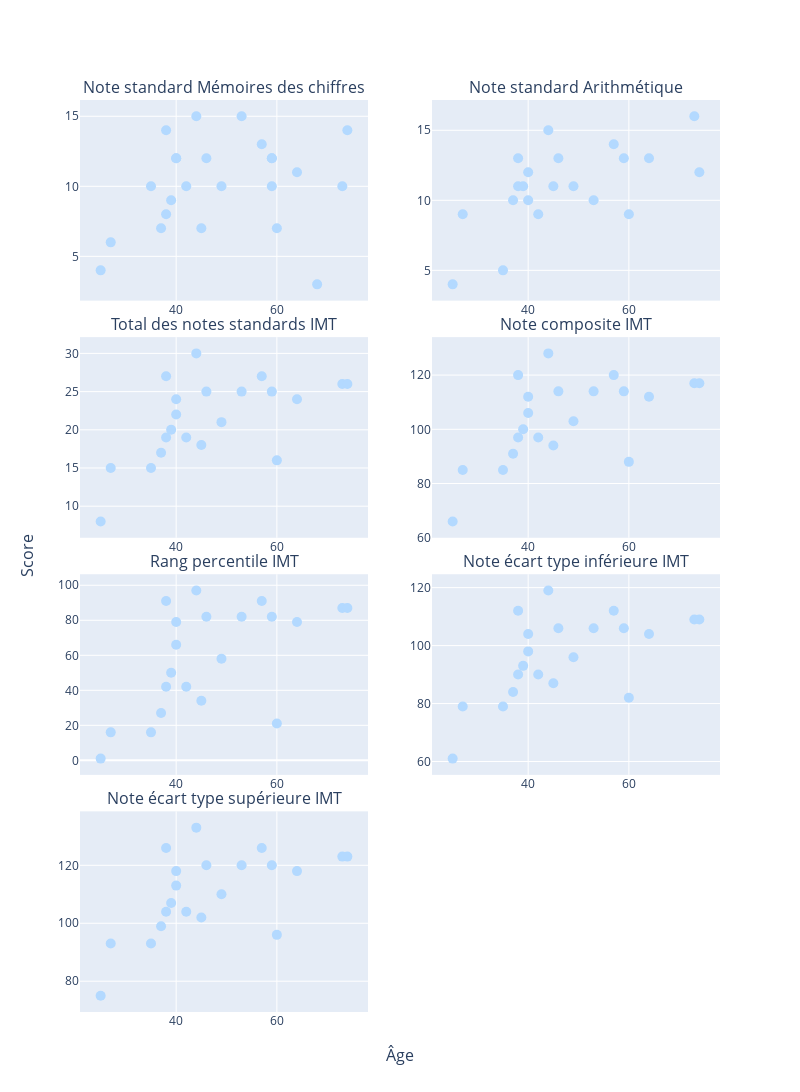

Write notebook code for a chart like this one.
### Code cell
fig_wais_sub.add_trace(go.Scatter(x= df_wais_sub['age'], y=df_wais_sub[subplot_titles[4]], mode="markers+text",
            marker={'size': 10, "color": df_wais_sub['Type_color'] },
            hovertext= df_wais_sub['ID_SECONDAIRE'] +", "+ df_wais_sub['Type']),
            row=1, col=1)

fig_wais_sub.add_trace(go.Scatter(x= df_wais_sub['age'], y=df_wais_sub[subplot_titles[5]], mode="markers+text",
            marker={'size': 10, "color": df_wais_sub['Type_color'] },
            hovertext= df_wais_sub['ID_SECONDAIRE'] +", "+ df_wais_sub['Type']),
              row=1, col=2)

fig_wais_sub.add_trace(go.Scatter(x= df_wais_sub['age'], y=df_wais_sub[subplot_titles[6]], mode="markers+text",
            marker={'size': 10, "color": df_wais_sub['Type_color'] },
            hovertext= df_wais_sub['ID_SECONDAIRE'] +", "+ df_wais_sub['Type']),
              row=2, col=1)

fig_wais_sub.add_trace(go.Scatter(x= df_wais_sub['age'], y=df_wais_sub[subplot_titles[7]], mode="markers+text",
            marker={'size': 10, "color": df_wais_sub['Type_color'] },
            hovertext= df_wais_sub['ID_SECONDAIRE'] +", "+ df_wais_sub['Type']),
            row=2, col=2)

fig_wais_sub.add_trace(go.Scatter(x= df_wais_sub['age'], y=df_wais_sub[subplot_titles[8]], mode="markers+text",
            marker={'size': 10, "color": df_wais_sub['Type_color'] },
            hovertext= df_wais_sub['ID_SECONDAIRE'] +", "+ df_wais_sub['Type']),
            row=3, col=1)
                                                             
fig_wais_sub.add_trace(go.Scatter(x= df_wais_sub['age'], y=df_wais_sub[subplot_titles[9]], mode="markers+text",
            marker={'size': 10, "color": df_wais_sub['Type_color'] },
            hovertext= df_wais_sub['ID_SECONDAIRE'] +", "+ df_wais_sub['Type']),
            row=3, col=2)
    
fig_wais_sub.add_trace(go.Scatter(x= df_wais_sub['age'], y=df_wais_sub[subplot_titles[10]], mode="markers+text",
            marker={'size': 10, "color": df_wais_sub['Type_color'] },
            hovertext= df_wais_sub['ID_SECONDAIRE'] +", "+ df_wais_sub['Type']),
            row=4, col=1)
    
fig_wais_sub.update_layout(height=1500, width=800,
                   showlegend=False
            )

### Figure 1 — Plotly figure (JSON) as saved in the notebook; plotly's stock layout.template omitted (floating-point values rounded to 4 significant figures)
{"data": [{"hovertext": ["EA 6F FF DE 42, Type 2", "90 01 09 71 F0, Type 2", "31 19 64 3D 10, Type 2", "D7 FC 44 05 CA, Type 2", "64 0B 1B 0A 45, Type 2", "8A 77 B8 09 AD, Type 2", "02 88 A7 94 50, Type 2", "51 B7 6E C2 FD, Type 2", "A4 03 5A F0 57, Type 2", "90 A6 58 8A AD, Type 2", "F5 E4 FD A4 9F, Type 2", "76 8F 56 DE 15, Type 2", "3D F6 5A B4 9D, Type 2", "A6 FD C4 C0 69, Type 2", "4F 9C 21 D3 31, Type 2", "94 EB 19 B7 18, Type 2", "0F 30 93 5E 0E, Type 2", "A2 C1 35 C2 8C, Type 2", "19 01 73 04 E2, Type 2", "CA A2 77 FC 22, Type 2", "96 DD DC FE E3, Type 2", "21 36 06 E2 38, Type 2", "B7 CA E8 BC 99, Type 2", "EF 4A CF 20 AF, Type 2"], "marker": {"color": ["#B3D9FF", "#B3D9FF", "#B3D9FF", "#B3D9FF", "#B3D9FF", "#B3D9FF", "#B3D9FF", "#B3D9FF", "#B3D9FF", "#B3D9FF", "#B3D9FF", "#B3D9FF", "#B3D9FF", "#B3D9FF", "#B3D9FF", "#B3D9FF", "#B3D9FF", "#B3D9FF", "#B3D9FF", "#B3D9FF", "#B3D9FF", "#B3D9FF", "#B3D9FF", "#B3D9FF"], "size": 10}, "mode": "markers+text", "type": "scatter", "x": [25, 27, 35, 37, 38, 38, 39, 40, 40, 42, 44, 45, 46, 49, 53, 57, 59, 59, 59, 60, 64, 68, 73, 74], "xaxis": "x", "y": [4, 6, 10, 7, 14, 8, 9, 12, 12, 10, 15, 7, 12, 10, 15, 13, 10, 12, 12, 7, 11, 3, 10, 14], "yaxis": "y"}, {"hovertext": ["EA 6F FF DE 42, Type 2", "90 01 09 71 F0, Type 2", "31 19 64 3D 10, Type 2", "D7 FC 44 05 CA, Type 2", "64 0B 1B 0A 45, Type 2", "8A 77 B8 09 AD, Type 2", "02 88 A7 94 50, Type 2", "51 B7 6E C2 FD, Type 2", "A4 03 5A F0 57, Type 2", "90 A6 58 8A AD, Type 2", "F5 E4 FD A4 9F, Type 2", "76 8F 56 DE 15, Type 2", "3D F6 5A B4 9D, Type 2", "A6 FD C4 C0 69, Type 2", "4F 9C 21 D3 31, Type 2", "94 EB 19 B7 18, Type 2", "0F 30 93 5E 0E, Type 2", "A2 C1 35 C2 8C, Type 2", "19 01 73 04 E2, Type 2", "CA A2 77 FC 22, Type 2", "96 DD DC FE E3, Type 2", "21 36 06 E2 38, Type 2", "B7 CA E8 BC 99, Type 2", "EF 4A CF 20 AF, Type 2"], "marker": {"color": ["#B3D9FF", "#B3D9FF", "#B3D9FF", "#B3D9FF", "#B3D9FF", "#B3D9FF", "#B3D9FF", "#B3D9FF", "#B3D9FF", "#B3D9FF", "#B3D9FF", "#B3D9FF", "#B3D9FF", "#B3D9FF", "#B3D9FF", "#B3D9FF", "#B3D9FF", "#B3D9FF", "#B3D9FF", "#B3D9FF", "#B3D9FF", "#B3D9FF", "#B3D9FF", "#B3D9FF"], "size": 10}, "mode": "markers+text", "type": "scatter", "x": [25, 27, 35, 37, 38, 38, 39, 40, 40, 42, 44, 45, 46, 49, 53, 57, 59, 59, 59, 60, 64, 68, 73, 74], "xaxis": "x2", "y": [4, 9, 5, 10, 13, 11, 11, 10, 12, 9, 15, 11, 13, 11, 10, 14, null, null, 13, 9, 13, null, 16, 12], "yaxis": "y2"}, {"hovertext": ["EA 6F FF DE 42, Type 2", "90 01 09 71 F0, Type 2", "31 19 64 3D 10, Type 2", "D7 FC 44 05 CA, Type 2", "64 0B 1B 0A 45, Type 2", "8A 77 B8 09 AD, Type 2", "02 88 A7 94 50, Type 2", "51 B7 6E C2 FD, Type 2", "A4 03 5A F0 57, Type 2", "90 A6 58 8A AD, Type 2", "F5 E4 FD A4 9F, Type 2", "76 8F 56 DE 15, Type 2", "3D F6 5A B4 9D, Type 2", "A6 FD C4 C0 69, Type 2", "4F 9C 21 D3 31, Type 2", "94 EB 19 B7 18, Type 2", "0F 30 93 5E 0E, Type 2", "A2 C1 35 C2 8C, Type 2", "19 01 73 04 E2, Type 2", "CA A2 77 FC 22, Type 2", "96 DD DC FE E3, Type 2", "21 36 06 E2 38, Type 2", "B7 CA E8 BC 99, Type 2", "EF 4A CF 20 AF, Type 2"], "marker": {"color": ["#B3D9FF", "#B3D9FF", "#B3D9FF", "#B3D9FF", "#B3D9FF", "#B3D9FF", "#B3D9FF", "#B3D9FF", "#B3D9FF", "#B3D9FF", "#B3D9FF", "#B3D9FF", "#B3D9FF", "#B3D9FF", "#B3D9FF", "#B3D9FF", "#B3D9FF", "#B3D9FF", "#B3D9FF", "#B3D9FF", "#B3D9FF", "#B3D9FF", "#B3D9FF", "#B3D9FF"], "size": 10}, "mode": "markers+text", "type": "scatter", "x": [25, 27, 35, 37, 38, 38, 39, 40, 40, 42, 44, 45, 46, 49, 53, 57, 59, 59, 59, 60, 64, 68, 73, 74], "xaxis": "x3", "y": [8, 15, 15, 17, 27, 19, 20, 22, 24, 19, 30, 18, 25, 21, 25, 27, null, null, 25, 16, 24, null, 26, 26], "yaxis": "y3"}, {"hovertext": ["EA 6F FF DE 42, Type 2", "90 01 09 71 F0, Type 2", "31 19 64 3D 10, Type 2", "D7 FC 44 05 CA, Type 2", "64 0B 1B 0A 45, Type 2", "8A 77 B8 09 AD, Type 2", "02 88 A7 94 50, Type 2", "51 B7 6E C2 FD, Type 2", "A4 03 5A F0 57, Type 2", "90 A6 58 8A AD, Type 2", "F5 E4 FD A4 9F, Type 2", "76 8F 56 DE 15, Type 2", "3D F6 5A B4 9D, Type 2", "A6 FD C4 C0 69, Type 2", "4F 9C 21 D3 31, Type 2", "94 EB 19 B7 18, Type 2", "0F 30 93 5E 0E, Type 2", "A2 C1 35 C2 8C, Type 2", "19 01 73 04 E2, Type 2", "CA A2 77 FC 22, Type 2", "96 DD DC FE E3, Type 2", "21 36 06 E2 38, Type 2", "B7 CA E8 BC 99, Type 2", "EF 4A CF 20 AF, Type 2"], "marker": {"color": ["#B3D9FF", "#B3D9FF", "#B3D9FF", "#B3D9FF", "#B3D9FF", "#B3D9FF", "#B3D9FF", "#B3D9FF", "#B3D9FF", "#B3D9FF", "#B3D9FF", "#B3D9FF", "#B3D9FF", "#B3D9FF", "#B3D9FF", "#B3D9FF", "#B3D9FF", "#B3D9FF", "#B3D9FF", "#B3D9FF", "#B3D9FF", "#B3D9FF", "#B3D9FF", "#B3D9FF"], "size": 10}, "mode": "markers+text", "type": "scatter", "x": [25, 27, 35, 37, 38, 38, 39, 40, 40, 42, 44, 45, 46, 49, 53, 57, 59, 59, 59, 60, 64, 68, 73, 74], "xaxis": "x4", "y": [66, 85, 85, 91, 120, 97, 100, 106, 112, 97, 128, 94, 114, 103, 114, 120, null, null, 114, 88, 112, null, 117, 117], "yaxis": "y4"}, {"hovertext": ["EA 6F FF DE 42, Type 2", "90 01 09 71 F0, Type 2", "31 19 64 3D 10, Type 2", "D7 FC 44 05 CA, Type 2", "64 0B 1B 0A 45, Type 2", "8A 77 B8 09 AD, Type 2", "02 88 A7 94 50, Type 2", "51 B7 6E C2 FD, Type 2", "A4 03 5A F0 57, Type 2", "90 A6 58 8A AD, Type 2", "F5 E4 FD A4 9F, Type 2", "76 8F 56 DE 15, Type 2", "3D F6 5A B4 9D, Type 2", "A6 FD C4 C0 69, Type 2", "4F 9C 21 D3 31, Type 2", "94 EB 19 B7 18, Type 2", "0F 30 93 5E 0E, Type 2", "A2 C1 35 C2 8C, Type 2", "19 01 73 04 E2, Type 2", "CA A2 77 FC 22, Type 2", "96 DD DC FE E3, Type 2", "21 36 06 E2 38, Type 2", "B7 CA E8 BC 99, Type 2", "EF 4A CF 20 AF, Type 2"], "marker": {"color": ["#B3D9FF", "#B3D9FF", "#B3D9FF", "#B3D9FF", "#B3D9FF", "#B3D9FF", "#B3D9FF", "#B3D9FF", "#B3D9FF", "#B3D9FF", "#B3D9FF", "#B3D9FF", "#B3D9FF", "#B3D9FF", "#B3D9FF", "#B3D9FF", "#B3D9FF", "#B3D9FF", "#B3D9FF", "#B3D9FF", "#B3D9FF", "#B3D9FF", "#B3D9FF", "#B3D9FF"], "size": 10}, "mode": "markers+text", "type": "scatter", "x": [25, 27, 35, 37, 38, 38, 39, 40, 40, 42, 44, 45, 46, 49, 53, 57, 59, 59, 59, 60, 64, 68, 73, 74], "xaxis": "x5", "y": [1, 16, 16, 27, 91, 42, 50, 66, 79, 42, 97, 34, 82, 58, 82, 91, null, null, 82, 21, 79, null, 87, 87], "yaxis": "y5"}, {"hovertext": ["EA 6F FF DE 42, Type 2", "90 01 09 71 F0, Type 2", "31 19 64 3D 10, Type 2", "D7 FC 44 05 CA, Type 2", "64 0B 1B 0A 45, Type 2", "8A 77 B8 09 AD, Type 2", "02 88 A7 94 50, Type 2", "51 B7 6E C2 FD, Type 2", "A4 03 5A F0 57, Type 2", "90 A6 58 8A AD, Type 2", "F5 E4 FD A4 9F, Type 2", "76 8F 56 DE 15, Type 2", "3D F6 5A B4 9D, Type 2", "A6 FD C4 C0 69, Type 2", "4F 9C 21 D3 31, Type 2", "94 EB 19 B7 18, Type 2", "0F 30 93 5E 0E, Type 2", "A2 C1 35 C2 8C, Type 2", "19 01 73 04 E2, Type 2", "CA A2 77 FC 22, Type 2", "96 DD DC FE E3, Type 2", "21 36 06 E2 38, Type 2", "B7 CA E8 BC 99, Type 2", "EF 4A CF 20 AF, Type 2"], "marker": {"color": ["#B3D9FF", "#B3D9FF", "#B3D9FF", "#B3D9FF", "#B3D9FF", "#B3D9FF", "#B3D9FF", "#B3D9FF", "#B3D9FF", "#B3D9FF", "#B3D9FF", "#B3D9FF", "#B3D9FF", "#B3D9FF", "#B3D9FF", "#B3D9FF", "#B3D9FF", "#B3D9FF", "#B3D9FF", "#B3D9FF", "#B3D9FF", "#B3D9FF", "#B3D9FF", "#B3D9FF"], "size": 10}, "mode": "markers+text", "type": "scatter", "x": [25, 27, 35, 37, 38, 38, 39, 40, 40, 42, 44, 45, 46, 49, 53, 57, 59, 59, 59, 60, 64, 68, 73, 74], "xaxis": "x6", "y": [61, 79, 79, 84, 112, 90, 93, 98, 104, 90, 119, 87, 106, 96, 106, 112, null, null, 106, 82, 104, null, 109, 109], "yaxis": "y6"}, {"hovertext": ["EA 6F FF DE 42, Type 2", "90 01 09 71 F0, Type 2", "31 19 64 3D 10, Type 2", "D7 FC 44 05 CA, Type 2", "64 0B 1B 0A 45, Type 2", "8A 77 B8 09 AD, Type 2", "02 88 A7 94 50, Type 2", "51 B7 6E C2 FD, Type 2", "A4 03 5A F0 57, Type 2", "90 A6 58 8A AD, Type 2", "F5 E4 FD A4 9F, Type 2", "76 8F 56 DE 15, Type 2", "3D F6 5A B4 9D, Type 2", "A6 FD C4 C0 69, Type 2", "4F 9C 21 D3 31, Type 2", "94 EB 19 B7 18, Type 2", "0F 30 93 5E 0E, Type 2", "A2 C1 35 C2 8C, Type 2", "19 01 73 04 E2, Type 2", "CA A2 77 FC 22, Type 2", "96 DD DC FE E3, Type 2", "21 36 06 E2 38, Type 2", "B7 CA E8 BC 99, Type 2", "EF 4A CF 20 AF, Type 2"], "marker": {"color": ["#B3D9FF", "#B3D9FF", "#B3D9FF", "#B3D9FF", "#B3D9FF", "#B3D9FF", "#B3D9FF", "#B3D9FF", "#B3D9FF", "#B3D9FF", "#B3D9FF", "#B3D9FF", "#B3D9FF", "#B3D9FF", "#B3D9FF", "#B3D9FF", "#B3D9FF", "#B3D9FF", "#B3D9FF", "#B3D9FF", "#B3D9FF", "#B3D9FF", "#B3D9FF", "#B3D9FF"], "size": 10}, "mode": "markers+text", "type": "scatter", "x": [25, 27, 35, 37, 38, 38, 39, 40, 40, 42, 44, 45, 46, 49, 53, 57, 59, 59, 59, 60, 64, 68, 73, 74], "xaxis": "x7", "y": [75, 93, 93, 99, 126, 104, 107, 113, 118, 104, 133, 102, 120, 110, 120, 126, null, null, 120, 96, 118, null, 123, 123], "yaxis": "y7"}], "layout": {"annotations": [{"font": {"size": 16}, "showarrow": false, "text": "Note standard Mémoires des chiffres", "x": 0.225, "xanchor": "center", "xref": "paper", "y": 1, "yanchor": "bottom", "yref": "paper"}, {"font": {"size": 16}, "showarrow": false, "text": "Note standard Arithmétique", "x": 0.775, "xanchor": "center", "xref": "paper", "y": 1, "yanchor": "bottom", "yref": "paper"}, {"font": {"size": 16}, "showarrow": false, "text": "Total des notes standards IMT", "x": 0.225, "xanchor": "center", "xref": "paper", "y": 0.74, "yanchor": "bottom", "yref": "paper"}, {"font": {"size": 16}, "showarrow": false, "text": "Note composite IMT", "x": 0.775, "xanchor": "center", "xref": "paper", "y": 0.74, "yanchor": "bottom", "yref": "paper"}, {"font": {"size": 16}, "showarrow": false, "text": "Rang percentile IMT", "x": 0.225, "xanchor": "center", "xref": "paper", "y": 0.48, "yanchor": "bottom", "yref": "paper"}, {"font": {"size": 16}, "showarrow": false, "text": "Note écart type inférieure IMT", "x": 0.775, "xanchor": "center", "xref": "paper", "y": 0.48, "yanchor": "bottom", "yref": "paper"}, {"font": {"size": 16}, "showarrow": false, "text": "Note écart type supérieure IMT", "x": 0.225, "xanchor": "center", "xref": "paper", "y": 0.22, "yanchor": "bottom", "yref": "paper"}, {"font": {"size": 16}, "showarrow": false, "text": "Âge", "x": 0.5, "xanchor": "center", "xref": "paper", "y": 0, "yanchor": "top", "yref": "paper", "yshift": -30}, {"font": {"size": 16}, "showarrow": false, "text": "Score", "textangle": -90, "x": 0, "xanchor": "right", "xref": "paper", "xshift": -40, "y": 0.5, "yanchor": "middle", "yref": "paper"}], "height": 1500, "showlegend": false, "width": 800, "xaxis": {"anchor": "y", "domain": [0, 0.45]}, "xaxis2": {"anchor": "y2", "domain": [0.55, 1]}, "xaxis3": {"anchor": "y3", "domain": [0, 0.45]}, "xaxis4": {"anchor": "y4", "domain": [0.55, 1]}, "xaxis5": {"anchor": "y5", "domain": [0, 0.45]}, "xaxis6": {"anchor": "y6", "domain": [0.55, 1]}, "xaxis7": {"anchor": "y7", "domain": [0, 0.45]}, "xaxis8": {"anchor": "y8", "domain": [0.55, 1]}, "yaxis": {"anchor": "x", "domain": [0.78, 1]}, "yaxis2": {"anchor": "x2", "domain": [0.78, 1]}, "yaxis3": {"anchor": "x3", "domain": [0.52, 0.74]}, "yaxis4": {"anchor": "x4", "domain": [0.52, 0.74]}, "yaxis5": {"anchor": "x5", "domain": [0.26, 0.48]}, "yaxis6": {"anchor": "x6", "domain": [0.26, 0.48]}, "yaxis7": {"anchor": "x7", "domain": [0, 0.22]}, "yaxis8": {"anchor": "x8", "domain": [0, 0.22]}}}
